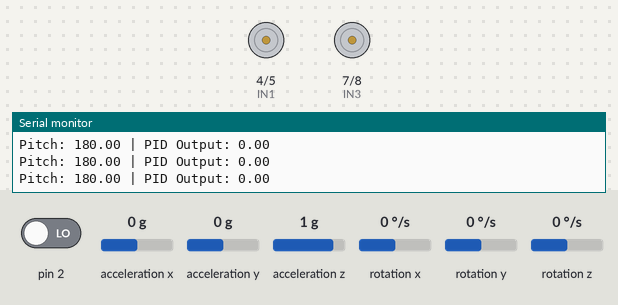
Recording of a sketch running on a simulated Arduino Uno, built with avr-gcc and run on an emulated ATmega328P. Parts: motor-driver pin pairs drawn as motors (green arrow = first pin HIGH = forward, orange = second pin HIGH = backward, longer = more drive, scaled by the enable pin), the last lines printed to the serial monitor. The inputs (shaded band) are chosen by the test bench; at power-on: acceleration x 0 g, acceleration y 0 g, pin 2 LOW, acceleration z 1 g, rotation x 0 °/s, rotation y 0 °/s, rotation z 0 °/s. The sensor or clock chip raises its interrupt line as the real part does.

Above: at 1.7 s.
1.8 s: acceleration x set to -0.8 g
At 3.0 s:
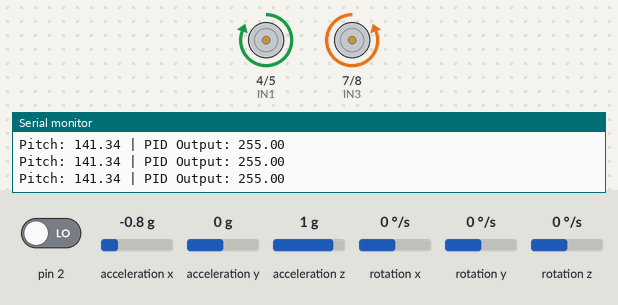
3.3 s: acceleration y set to -1.4 g
At 3.6 s:
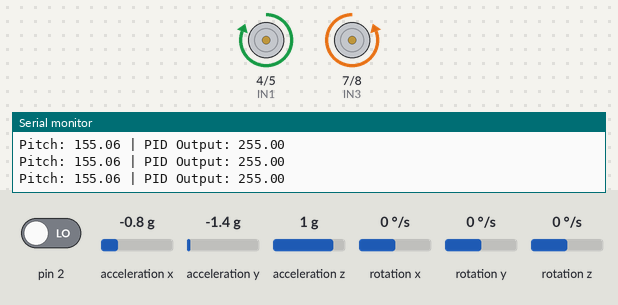
4.8 s: acceleration x set to 0.1 g
7.8 s: acceleration x set to -1.4 g
At 9.0 s:
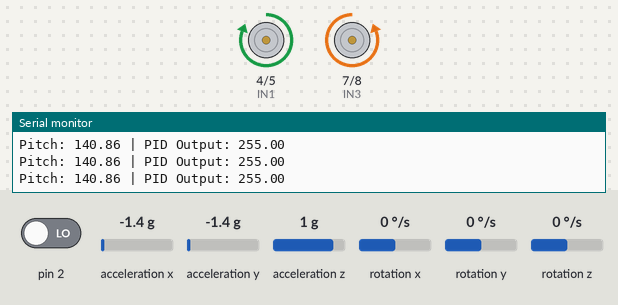
9.3 s: acceleration x set to 0.8 g
At 10.2 s:
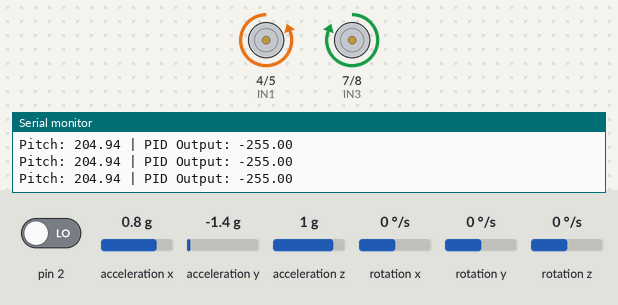
10.8 s: acceleration x set to -0.1 g
Timing chart, 0 to 13.8 s (numbered marks = the images above; inputs shaded):
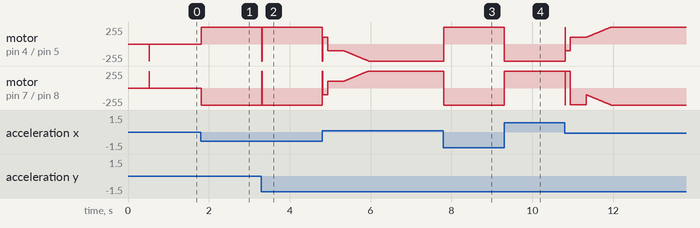

The sketch:

sbr.ino
```cpp
#include "I2Cdev.h"
#include "MPU6050_6Axis_MotionApps20.h"
#include "PID_v1.h"
#include "Wire.h"

// Motor driver pins
const int ENA = 3;
const int IN1 = 4;
const int IN2 = 5;
const int ENB = 6;
const int IN3 = 7;
const int IN4 = 8;

// MPU variables
MPU6050 mpu;
bool dmpReady = false;
uint8_t mpuIntStatus;
uint8_t devStatus;
uint16_t packetSize;
uint16_t fifoCount;
uint8_t fifoBuffer[64];
Quaternion q;
VectorFloat gravity;
float ypr[3];
volatile bool mpuInterrupt = false;

// PID control
double input, output;
double setpoint = 180;  // balanced pitch
double Kp = 67, Ki = 80, Kd = 2.0;
PID pid(&input, &output, &setpoint, Kp, Ki, Kd, DIRECT);
double fallLimit = 45;  // acceptable range to stay balanced

void dmpDataReady() {
  mpuInterrupt = true;
}

void setup() {
  Serial.begin(115200);
  Wire.begin();

  // Setup motor pins
  pinMode(ENA, OUTPUT);
  pinMode(IN1, OUTPUT);
  pinMode(IN2, OUTPUT);
  pinMode(ENB, OUTPUT);
  pinMode(IN3, OUTPUT);
  pinMode(IN4, OUTPUT);
  stopMotors();

  // Initialize MPU6050
  mpu.initialize();
  devStatus = mpu.dmpInitialize();

  // Set offsets (you can calibrate and adjust)
  mpu.setXGyroOffset(53);
  mpu.setYGyroOffset(-6);
  mpu.setZGyroOffset(-40);
  mpu.setZAccelOffset(1790);

  if (devStatus == 0) {
    mpu.setDMPEnabled(true);
    attachInterrupt(digitalPinToInterrupt(2), dmpDataReady, RISING);
    mpuIntStatus = mpu.getIntStatus();
    dmpReady = true;
    packetSize = mpu.dmpGetFIFOPacketSize();

    pid.SetMode(AUTOMATIC);
    pid.SetSampleTime(10);
    pid.SetOutputLimits(-255, 255);

    Serial.println("DMP ready. PID and Motors engaged.");
  } else {
    Serial.print("DMP init failed (code ");
    Serial.print(devStatus);
    Serial.println(")");
  }
}

void loop() {
  if (!dmpReady || !mpuInterrupt) return;

  mpuInterrupt = false;
  mpuIntStatus = mpu.getIntStatus();
  fifoCount = mpu.getFIFOCount();

  if ((mpuIntStatus & 0x10) || fifoCount == 1024) {
    mpu.resetFIFO();
    Serial.println("FIFO overflow!");
    return;
  }

  if (mpuIntStatus & 0x02) {
    while (fifoCount < packetSize) fifoCount = mpu.getFIFOCount();
    mpu.getFIFOBytes(fifoBuffer, packetSize);
    fifoCount -= packetSize;

    mpu.dmpGetQuaternion(&q, fifoBuffer);
    mpu.dmpGetGravity(&gravity, &q);
    mpu.dmpGetYawPitchRoll(ypr, &q, &gravity);

    input = ypr[1] * 180 / M_PI + 180;
    pid.Compute();

    Serial.print("Pitch: ");
    Serial.print(input);
    Serial.print(" | PID Output: ");
    Serial.println(output);

    if (abs(input - setpoint) < fallLimit) {
      int pwm = constrain(abs(output), 100, 255);

      if (output < 0) moveBackward(pwm);
      else if (output > 0) moveForward(pwm);
      else stopMotors();
    } else {
      stopMotors();  // robot fell over or tilted too far
    }
  }
}

// Motor control functions
void moveForward(int power) {
  analogWrite(ENA, power);
  digitalWrite(IN1, HIGH);
  digitalWrite(IN2, LOW);

  analogWrite(ENB, power);
  digitalWrite(IN3, LOW);
  digitalWrite(IN4, HIGH);
}

void moveBackward(int power) {
  analogWrite(ENA, power);
  digitalWrite(IN1, LOW);
  digitalWrite(IN2, HIGH);

  analogWrite(ENB, power);
  digitalWrite(IN3, HIGH);
  digitalWrite(IN4, LOW);
}

void stopMotors() {
  analogWrite(ENA, 0);
  digitalWrite(IN1, LOW);
  digitalWrite(IN2, LOW);

  analogWrite(ENB, 0);
  digitalWrite(IN3, LOW);
  digitalWrite(IN4, LOW);
}
```

Measured:
- after the input at 1.8 s, motor on pin 4 (IN1) / pin 5 (IN2): stopped → forward 255/255 at once; motor on pin 7 (IN3) / pin 8 (IN4): stopped → backward 255/255 at once
- after the input at 3.3 s, motor on pin 4 (IN1) / pin 5 (IN2): forward 255/255 → backward 255/255 at once, → forward 255/255 0.01 s later; motor on pin 7 (IN3) / pin 8 (IN4): backward 255/255 → forward 255/255 at once, → backward 255/255 0.01 s later
- after the input at 7.8 s, motor on pin 4 (IN1) / pin 5 (IN2): backward 255/255 → forward 255/255 at once; motor on pin 7 (IN3) / pin 8 (IN4): forward 255/255 → backward 255/255 at once
- after the input at 9.3 s, motor on pin 4 (IN1) / pin 5 (IN2): forward 255/255 → backward 255/255 at once; motor on pin 7 (IN3) / pin 8 (IN4): backward 255/255 → forward 255/255 at once
